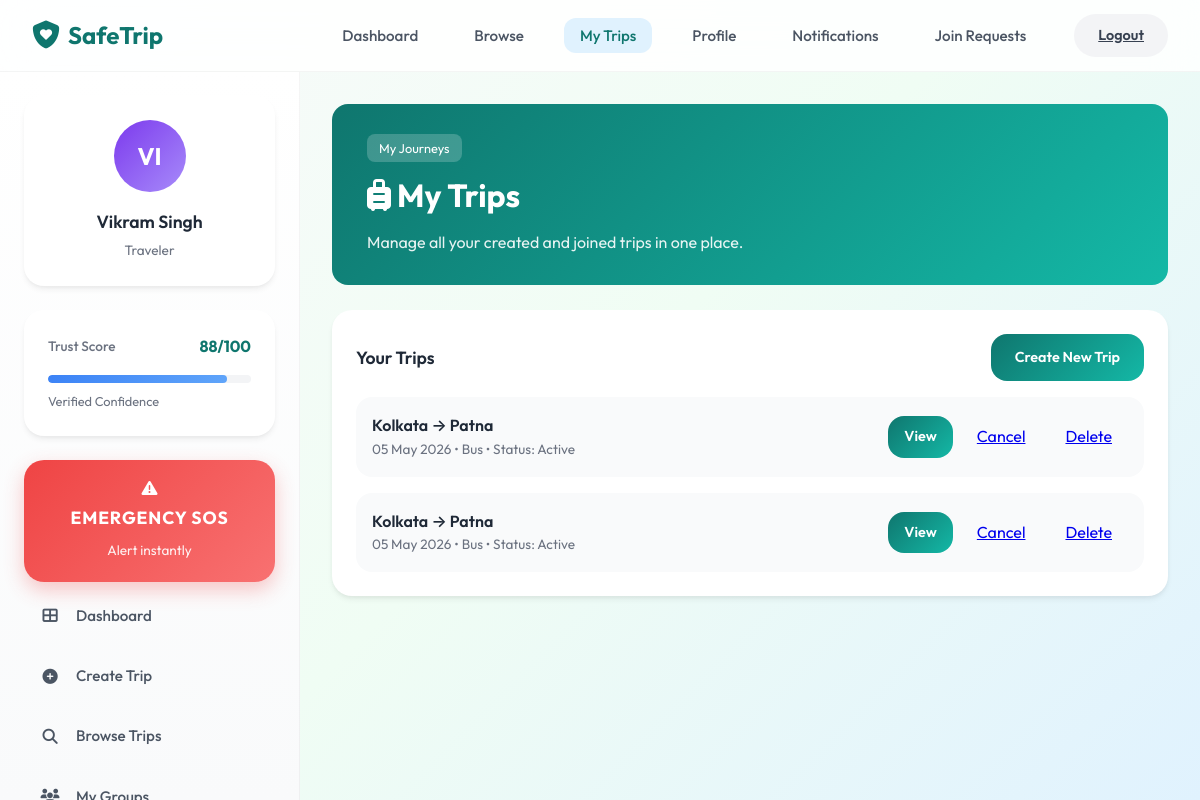
The page /user/my_trips.php (signed in) on the database its author committed.
### tables this page shows
CREATE TABLE `trips` (
  `id` int(11) NOT NULL,
  `user_id` int(11) NOT NULL,
  `from_location` varchar(255) NOT NULL,
  `to_location` varchar(255) NOT NULL,
  `travel_date` date NOT NULL,
  `travel_time` time NOT NULL,
  `seats_available` int(11) DEFAULT 1,
  `transport_mode` enum('train','bus','flight','car','bike','other') DEFAULT 'other',
  `distance_km` decimal(10,2) DEFAULT NULL,
  `duration_hours` decimal(5,2) DEFAULT NULL,
  `route_info` text DEFAULT NULL,
  `status` enum('active','completed','cancelled') DEFAULT 'active',
  `created_at` timestamp NOT NULL DEFAULT current_timestamp(),
  `share_code` varchar(10) DEFAULT NULL,
  `is_shared` tinyint(1) NOT NULL DEFAULT 0,
  `share_view_count` int(11) DEFAULT 0,
  `escort_enabled` tinyint(1) DEFAULT 0
);

### includes/session.php (called while the page is built, shortened)
<?php
function getUserId() {
    return $_SESSION['user_id'] ?? null;
}
?>

### config/database.php (called while the page is built, shortened)
<?php
function csrf_token() {
    return $_SESSION['csrf_token'];
}
?>

### user/my_trips.php (the view, shortened to what this page needs)
<?php
require_once '../config/database.php';
require_once '../includes/session.php';
$user_id = getUserId();
$trips = $conn->query("SELECT * FROM trips WHERE user_id = $user_id ORDER BY travel_date DESC");
require_once '../includes/user_header.php';
?>
<div class="page-header-gradient">
    <div class="page-header-kicker">
        <span>My Journeys</span>
    </div>
    <h1><i class="fas fa-suitcase-rolling"></i> My Trips</h1>
    <p>Manage all your created and joined trips in one place.</p>
</div>
<div class="st-content-card">
    <div class="st-content-header">
        <h2>Your Trips</h2>
        <a href="create_trip.php" class="st-btn-primary">Create New Trip</a>
    </div>
    <?php if ($trips->num_rows > 0): ?>
        <?php while ($trip = $trips->fetch_assoc()): ?>
        <div class="st-trip-item">
            <div style="flex: 1;">
                <div class="st-trip-route"><?php echo htmlspecialchars($trip['from_location']); ?> → <?php echo htmlspecialchars($trip['to_location']); ?></div>
                <div class="st-trip-details"><?php echo date('d M Y', strtotime($trip['travel_date'])); ?> • <?php echo ucfirst($trip['transport_mode']); ?> • Status: <?php echo ucfirst($trip['status']); ?></div>
            </div>
            <div style="display: flex; gap: 8px;">
                <a href="trip_details.php?id=<?php echo $trip['id']; ?>" class="st-btn-primary" style="padding: 8px 16px;">View</a>
                <?php if ($trip['status'] === 'active'): ?>
                <a href="?action=cancel&trip_id=<?php echo $trip['id']; ?>&csrf=<?php echo htmlspecialchars(csrf_token()); ?>" class="st-btn-warning" style="padding: 8px 16px;" onclick="return confirm('Cancel this trip?')">Cancel</a>
                <?php endif; ?>
                <a href="?action=delete&trip_id=<?php echo $trip['id']; ?>&csrf=<?php echo htmlspecialchars(csrf_token()); ?>" class="st-btn-danger" style="padding: 8px 16px;" onclick="return confirm('Delete this trip permanently?')">Delete</a>
            </div>
        </div>
        <?php endwhile; ?>
    <?php endif; ?>
</div>
<?php require_once '../includes/user_footer.php'; ?>

### includes/user_header.php (shortened to what this page needs)
<?php
$current_path = trim(parse_url($_SERVER['PHP_SELF'], PHP_URL_PATH), '/');
$base_path = '';
if (strpos($current_path, 'user/') !== false || strpos($current_path, 'admin/') !== false) {
    $base_path = '../';
}
$user = $_SESSION['user_name'] ?? 'User';
$initials = strtoupper(substr($user, 0, 2));
$trust_score = isset($_SESSION['trust_score']) ? (int)$_SESSION['trust_score'] : 70;
function nav_active($needle, $current) {
    return strpos($current, $needle) !== false ? 'active' : '';
}
?>
<!DOCTYPE html>
<html lang="en">
<head>
    <link rel="stylesheet" href="https://cdnjs.cloudflare.com/ajax/libs/font-awesome/6.5.1/css/all.min.css">
    <link rel="stylesheet" href="<?php echo $base_path; ?>assets/css/dashboard_new.css">
    <link rel="stylesheet" href="<?php echo $base_path; ?>assets/css/style.css">
    <link rel="stylesheet" href="<?php echo $base_path; ?>assets/css/ai-chat-widget.css">
</head>
<body class="st-dashboard">
    <nav class="st-navbar">
        <a href="<?php echo $base_path; ?>user/dashboard.php" class="st-navbar-brand">
            <i class="fas fa-shield-heart"></i> SafeTrip
        </a>
        <div class="st-navbar-menu">
            <ul class="st-navbar-links">
                <li><a href="<?php echo $base_path; ?>user/dashboard.php" class="<?php echo nav_active('dashboard', $current_path); ?>">Dashboard</a></li>
                <li><a href="<?php echo $base_path; ?>user/browse_trips.php" class="<?php echo nav_active('browse_trips', $current_path); ?>">Browse</a></li>
                <li><a href="<?php echo $base_path; ?>user/my_trips.php" class="<?php echo nav_active('my_trips', $current_path); ?>">My Trips</a></li>
                <li><a href="<?php echo $base_path; ?>user/profile.php" class="<?php echo nav_active('profile', $current_path); ?>">Profile</a></li>
                <li><a href="<?php echo $base_path; ?>user/notifications.php" class="<?php echo nav_active('notifications', $current_path); ?>">Notifications </a></li>
                <li><a href="<?php echo $base_path; ?>user/join_requests.php" class="<?php echo nav_active('join_requests', $current_path); ?>">Join Requests </a></li>
            </ul>
            <a href="<?php echo $base_path; ?>auth/logout.php" class="st-btn-logout">Logout</a>
        </div>
    </nav>
    <div class="st-dashboard-container">
        <aside class="st-sidebar">
            <div class="st-profile-card">
                <div class="st-profile-avatar"><?php echo $initials; ?></div>
                <div class="st-profile-name"><?php echo htmlspecialchars($user); ?></div>
                <div class="st-profile-role">Traveler</div>
            </div>
            <div class="st-trust-card">
                <div class="st-trust-header">
                    <span class="st-trust-label">Trust Score</span>
                    <span class="st-trust-score"><?php echo $trust_score; ?>/100</span>
                </div>
                <div class="st-trust-progress">
                    <div class="st-trust-progress-bar" style="width: <?php echo $trust_score; ?>%"></div>
                </div>
                <div class="st-trust-text">Verified Confidence</div>
            </div>
            <nav class="st-sidebar-nav">
                 <a href="<?php echo $base_path; ?>user/emergency.php" class="st-sos-btn">
                <i class="fas fa-exclamation-triangle"></i>
                <strong>EMERGENCY SOS</strong>
                <span>Alert instantly</span>
                </a>
                <a href="<?php echo $base_path; ?>user/dashboard.php" class="st-sidebar-link <?php echo nav_active('dashboard', $current_path); ?>">
                    <i class="fas fa-th-large"></i> Dashboard
                </a>
                <a href="<?php echo $base_path; ?>user/create_trip.php" class="st-sidebar-link <?php echo nav_active('create_trip', $current_path); ?>">
                    <i class="fas fa-plus-circle"></i> Create Trip
                </a>
                <a href="<?php echo $base_path; ?>user/browse_trips.php" class="st-sidebar-link <?php echo nav_active('browse_trips', $current_path); ?>">
                    <i class="fas fa-search"></i> Browse Trips
                </a>
                <a href="<?php echo $base_path; ?>user/my_groups.php" class="st-sidebar-link <?php echo nav_active('my_groups', $current_path); ?>">
                    <i class="fas fa-users"></i> My Groups
                </a>
            </nav>
        </aside>
        <main class="st-main">

### includes/user_footer.php (shortened to what this page needs)
</main>
    </div>
</body>
</html>

### assets/css/style.css (style rules this page uses)
:root { --primary: #6c5ce7; --primary-light: #a29bfe; --secondary: #fd79a8; --accent: #00cec9; --success: #00b894; --warning: #fdcb6e; --danger: #e17055; --text: #2d3436; --text-secondary: #636e72; --text-muted: #b2bec3; --bg: #ffffff; --bg-secondary: #f8f9fa; --bg-card: #ffffff; --border: #dfe6e9; --radius-sm: 8px; --radius-md: 12px; --radius-lg: 20px; --radius-full: 9999px; --shadow: 0 2px 8px rgba(0,0,0,0.08); --shadow-md: 0 4px 16px rgba(0,0,0,0.1); }
* { margin: 0; padding: 0; box-sizing: border-box; }
body { font-family: 'Poppins', sans-serif; background: var(--bg); color: var(--text); line-height: 1.6; }
.page-header-gradient { background: linear-gradient(135deg, #0f766e, #14b8a6); padding: 30px 35px; border-radius: 16px; margin-bottom: 25px; }
.page-header-gradient .page-header-kicker { display: flex; align-items: center; gap: 12px; margin-bottom: 8px; }
.page-header-gradient .page-header-kicker span { background: rgba(255,255,255,0.2); padding: 4px 12px; border-radius: 8px; font-size: 0.8rem; color: white; }
.page-header-gradient > h1 { color: white !important; margin: 0 0 8px; font-size: 2rem; }
.page-header-gradient > p { color: rgba(255,255,255,0.9) !important; margin: 0; }

### includes/user_header.php (style rules this page uses)
body { background: #f8fafc; }
.st-sidebar-link { display: flex !important; align-items: center; justify-content: flex-start; }

### rows shown on the page
trips: from_location "Kolkata", to_location "Patna", travel_date "05 May 2026", transport_mode "Bus", status "Active"
trips: from_location "Kolkata", to_location "Patna", travel_date "05 May 2026", transport_mode "Bus", status "Active"

### other values the page prints
$initials "VI"
$user "Vikram Singh"
$trust_score "88"
